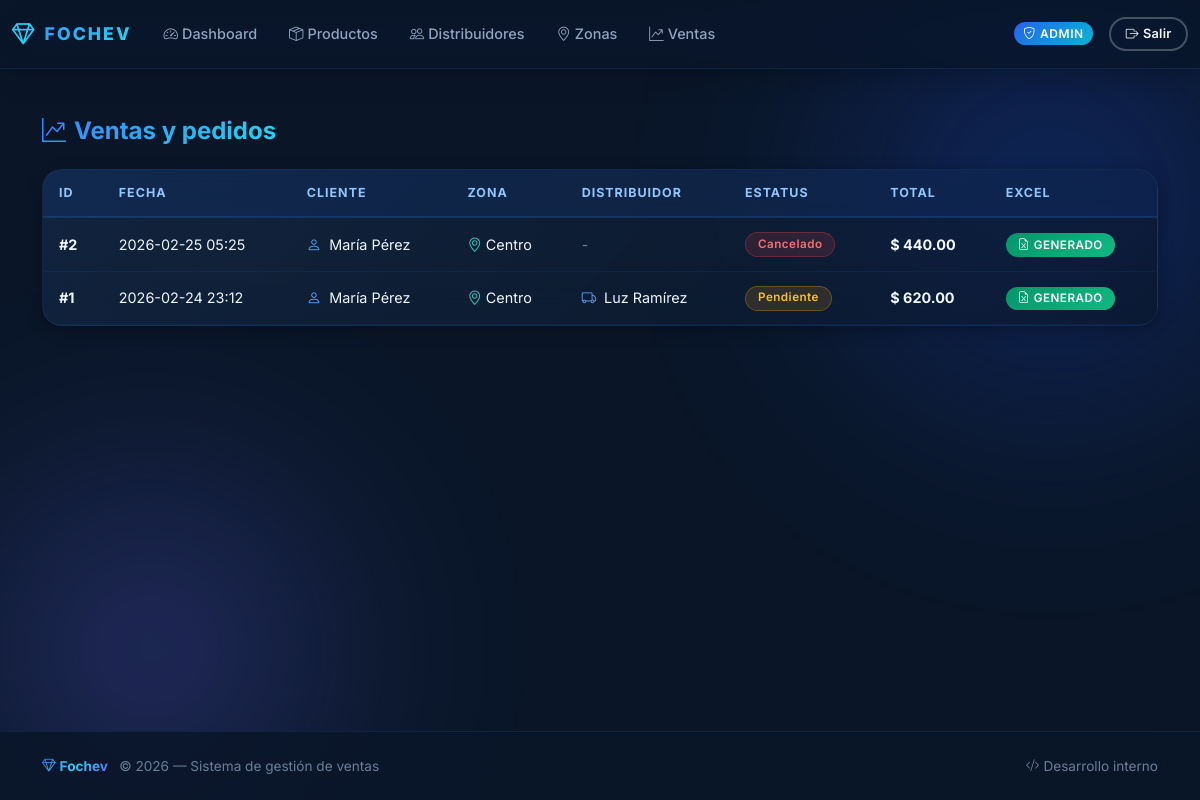
Page /admin/sales (signed in) on the committed database.
### app.py (models this page shows, shortened)
class Order(db.Model):
    __tablename__ = "orders"
    id = db.Column(db.Integer, primary_key=True)
    created_at = db.Column(db.DateTime, default=datetime.utcnow, nullable=False)
    status = db.Column(db.String(20), nullable=False, default="pendiente")
    customer_id = db.Column(db.Integer, db.ForeignKey("users.id"), nullable=False)
    distributor_id = db.Column(db.Integer, db.ForeignKey("users.id"), nullable=True)
    zone_id = db.Column(db.Integer, db.ForeignKey("zones.id"), nullable=True)
    total = db.Column(db.Float, nullable=False, default=0.0)
    excel_path = db.Column(db.String(255), nullable=True)
    customer = db.relationship("User", foreign_keys=[customer_id], back_populates="customer_orders")
    distributor = db.relationship("User", foreign_keys=[distributor_id], back_populates="distributor_orders")
    zone = db.relationship("Zone", back_populates="orders")
    items = db.relationship("OrderItem", back_populates="order", lazy=True)

class User(db.Model):
    __tablename__ = "users"
    id = db.Column(db.Integer, primary_key=True)
    email = db.Column(db.String(120), unique=True, nullable=False)
    password_hash = db.Column(db.String(255), nullable=False)
    role = db.Column(db.String(20), nullable=False)  # admin | distributor | customer
    first_name = db.Column(db.String(100), nullable=False)
    last_name = db.Column(db.String(100), nullable=False)
    phone = db.Column(db.String(50), nullable=True)
    address = db.Column(db.String(255), nullable=True)
    city = db.Column(db.String(100), nullable=True)
    state = db.Column(db.String(100), nullable=True)
    postal_code = db.Column(db.String(20), nullable=True)
    zone_id = db.Column(db.Integer, db.ForeignKey("zones.id"), nullable=True)
    active = db.Column(db.Boolean, default=True, nullable=False)
    zone = db.relationship("Zone", back_populates="distributors", lazy=True)
    customer_orders = db.relationship(
        "Order", back_populates="customer",
        foreign_keys="Order.customer_id", lazy=True
    )
    distributor_orders = db.relationship(
        "Order", back_populates="distributor",
        foreign_keys="Order.distributor_id", lazy=True
    )

class Zone(db.Model):
    __tablename__ = "zones"
    id = db.Column(db.Integer, primary_key=True)
    name = db.Column(db.String(100), nullable=False, unique=True)
    manager_name = db.Column(db.String(120), nullable=False)
    manager_email = db.Column(db.String(120), nullable=False)
    distributors = db.relationship("User", back_populates="zone", lazy=True)
    orders = db.relationship("Order", back_populates="zone", lazy=True)

### app.py (the view)
@app.route("/admin/sales")
@login_required(role="admin")
def admin_sales():
    orders = Order.query.order_by(Order.created_at.desc()).all()
    return render_template("admin_sales.html", orders=orders)

### app.py (called while the page is built)
@app.before_request
def ensure_db_initialized():
    global _db_initialized
    if not _db_initialized:
        _init_db()

def get_current_user():
    user_id = session.get("user_id")
    if not user_id:
        return None
    return db.session.get(User, user_id)

def login_required(role=None):
    def decorator(fn):
        @wraps(fn)
        def wrapper(*args, **kwargs):
            user = get_current_user()
            if not user:
                flash("Debes iniciar sesión primero.", "warning")
                return redirect(url_for("login"))
            if role and user.role != role:
                flash("No tienes permiso para acceder a esta sección.", "warning")
                return redirect(url_for("index"))
            return fn(*args, **kwargs)
        return wrapper
    return decorator

@app.context_processor
def inject_now():
    return {"now": datetime.utcnow()}

### templates/admin_sales.html (shortened to what this page needs)
{% extends "base.html" %}
{% block content %}
<div class="page-header animate-in">
    <h1 class="h4">
        <i class="bi bi-graph-up-arrow me-2" style="color: var(--cyan-400);"></i>Ventas y pedidos
    </h1>
</div>
{% if orders %}
<div class="card table-card animate-in animate-in-1">
    <div class="card-body">
        <div class="table-responsive">
            <table class="table align-middle">
                <thead>
                    <tr>
                        <th>ID</th>
                        <th>Fecha</th>
                        <th>Cliente</th>
                        <th>Zona</th>
                        <th>Distribuidor</th>
                        <th>Estatus</th>
                        <th>Total</th>
                        <th>Excel</th>
                    </tr>
                </thead>
                <tbody>
                    {% for order in orders %}
                    <tr>
                        <td><strong>#{{ order.id }}</strong></td>
                        <td>{{ order.created_at.strftime("%Y-%m-%d %H:%M") }}</td>
                        <td>
                            <i class="bi bi-person me-1" style="color: var(--blue-300);"></i>
                            {{ order.customer.first_name }} {{ order.customer.last_name }}
                        </td>
                        <td>
                            {% if order.zone %}
                            <i class="bi bi-geo-alt me-1" style="color: var(--teal-400);"></i>{{ order.zone.name }}
                            {% else %}
                            -
                            {% endif %}
                        </td>
                        <td>
                            {% if order.distributor %}
                            <i class="bi bi-truck me-1" style="color: var(--blue-300);"></i>
                            {{ order.distributor.first_name }} {{ order.distributor.last_name }}
                            {% else %}
                            <span class="text-muted">-</span>
                            {% endif %}
                        </td>
                        <td>
                            <span class="badge status-{{ order.status }} text-capitalize">{{ order.status }}</span>
                        </td>
                        <td><strong>$ {{ "%.2f"|format(order.total) }}</strong></td>
                        <td>
                            {% if order.excel_path %}
                            <span class="badge bg-success">
                                <i class="bi bi-file-earmark-excel me-1"></i>Generado
                            </span>
                            {% else %}
                            <span class="badge bg-secondary">N/A</span>
                            {% endif %}
                        </td>
                    </tr>
                    {% endfor %}
                </tbody>
            </table>
        </div>
    </div>
</div>
{% endif %}
{% endblock %}

### rows in the picture
Order: id "2", created_at "2026-02-25 05:25", customer.first_name "María", customer.last_name "Pérez", zone.name "Centro", status "Cancelado", total "440.00", shows "GENERADO"
Order: id "1", created_at "2026-02-24 23:12", customer.first_name "María", customer.last_name "Pérez", zone.name "Centro", distributor.first_name "Luz", distributor.last_name "Ramírez", status "Pendiente", total "620.00", shows "GENERADO"
